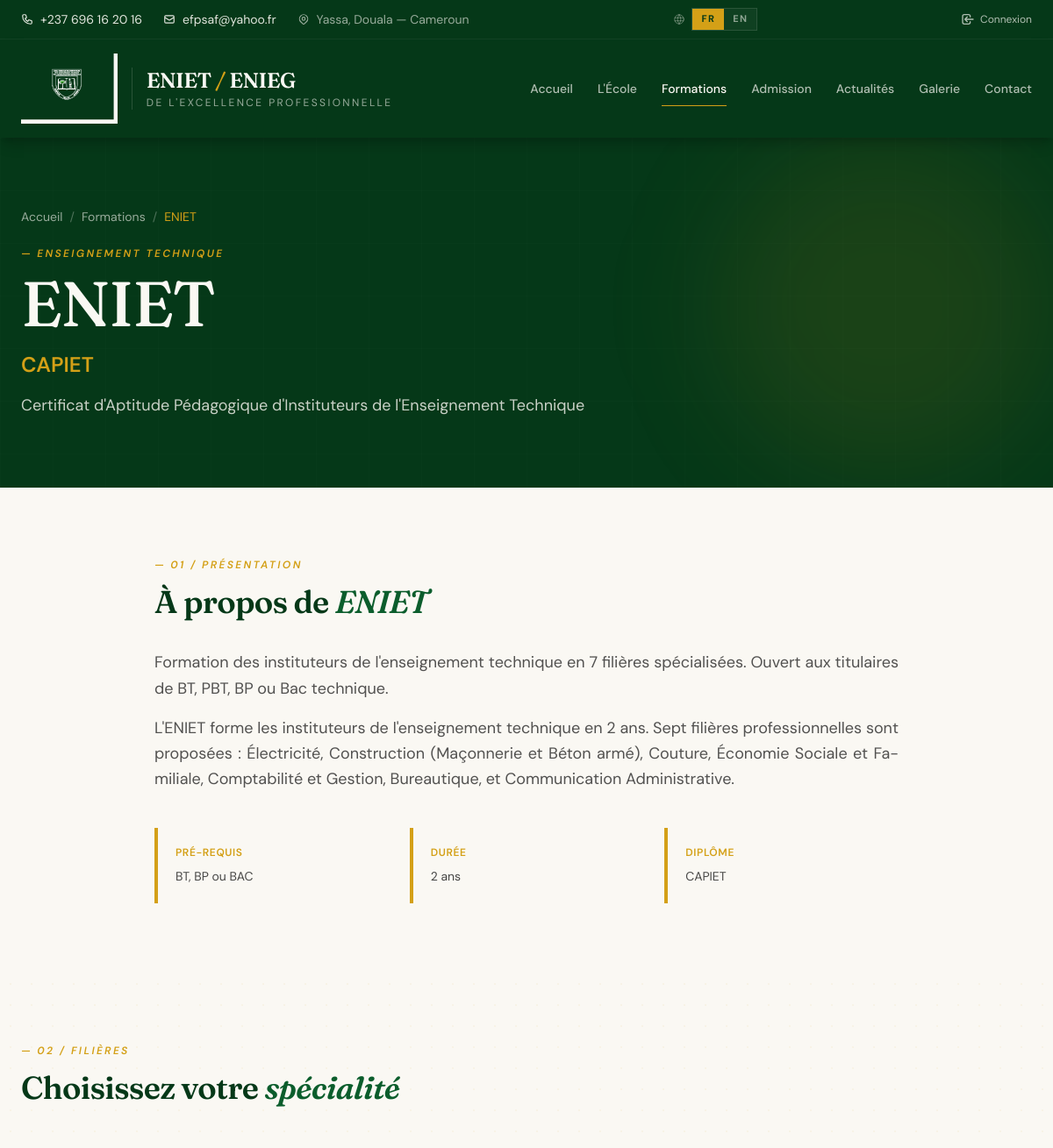
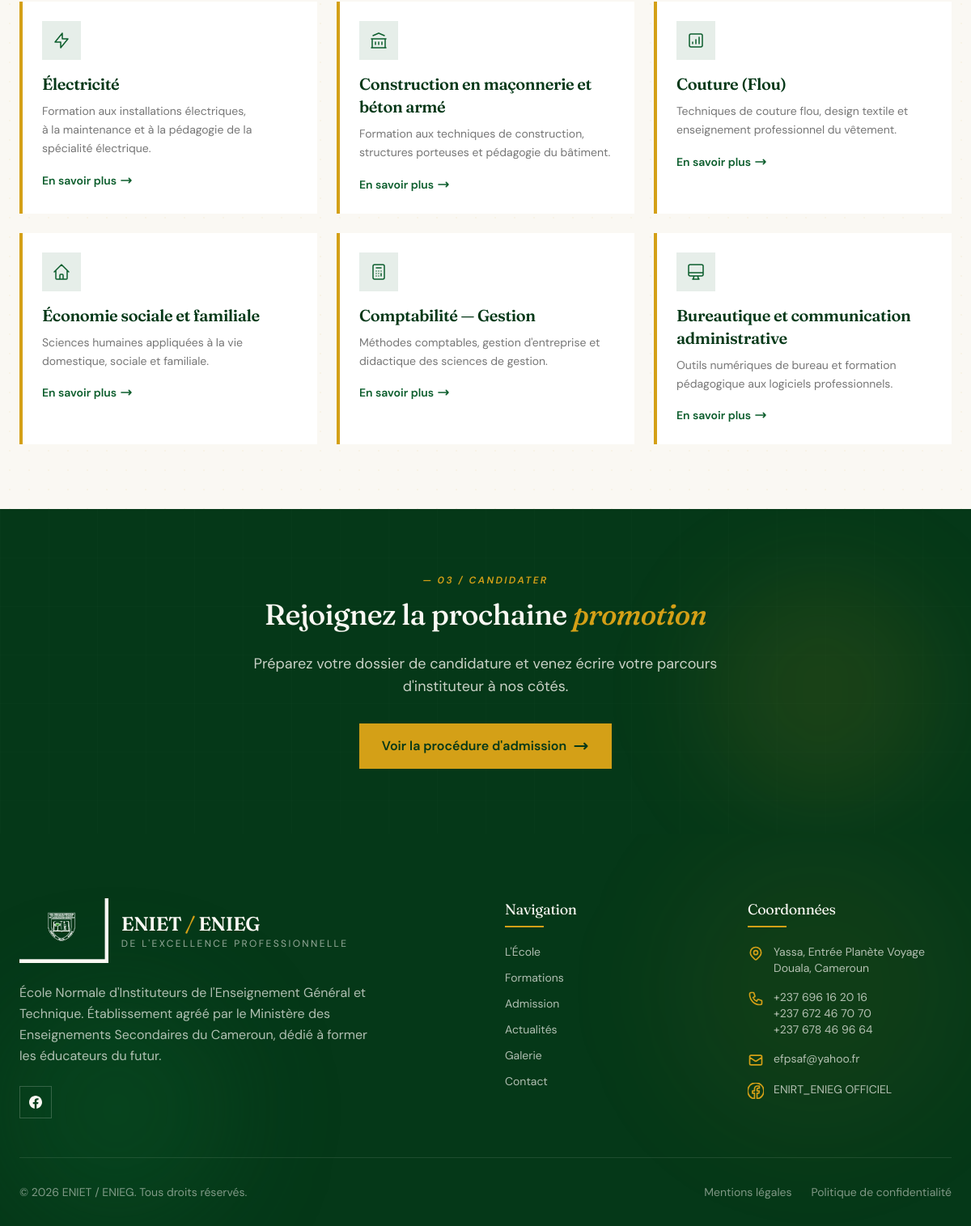
Page /fr/formations/eniet/ on the committed database (2 pictures, top to bottom).
### apps/ecoles/models.py (models this page shows, shortened)
class Ecole(TimeStampedModel):
    class TypeEcole(models.TextChoices):
        GENERAL = 'general', _('Enseignement Général')
        TECHNIQUE = 'technique', _('Enseignement Technique')
    nom = models.CharField(
        _('Nom complet'),
        max_length=200,
        help_text=_('Ex: École Normale d\'Instituteurs de l\'Enseignement Général'),
    )
    sigle = models.CharField(
        _('Sigle'),
        max_length=10,
        unique=True,  # ← unique=True : empêche deux écoles avec le même sigle
        help_text=_('Ex: ENIEG ou ENIET'),
    )
    slug = models.SlugField(
        _('Slug URL'),
        max_length=20,
        unique=True,
        help_text=_('Identifiant pour l\'URL, en minuscules sans accents'),
    )
    type_ecole = models.CharField(
        _('Type'),
        max_length=20,
        choices=TypeEcole.choices,
    )
    diplome_prepare = models.CharField(
        _('Diplôme préparé'),
        max_length=100,
        help_text=_('Ex: CAPIEMP ou CAPIET'),
    )
    diplome_complet = models.CharField(
        _('Intitulé complet du diplôme'),
        max_length=300,
        help_text=_('Ex: Certificat d\'Aptitude Pédagogique d\'Instituteurs...'),
    )
    description_courte = models.TextField(
        _('Description courte'),
        max_length=500,
        help_text=_('Affichée sur la page d\'accueil et la liste des écoles'),
    )
    description_longue = models.TextField(
        _('Description détaillée'),
        blank=True,
        help_text=_('Affichée sur la page admission de l\'école'),
    )
    pre_requis = models.TextField(
        _('Pré-requis d\'admission'),
        help_text=_('Diplômes acceptés : Bac, BT, BP, etc.'),
    )
    duree_formation = models.CharField(
        _('Durée de la formation'),
        max_length=50,
        default='2 ans',
    )
    frais_concours = models.PositiveIntegerField(
        _('Frais de concours (FCFA)'),
        default=12000,
        help_text=_('Frais d\'inscription au concours, non remboursables'),
    )
    frais_inscription_non_remboursable = models.PositiveIntegerField(
        _('Inscription non remboursable (FCFA)'),
        default=25000,
    )
    matiere_oeuvre = models.PositiveIntegerField(
        _('Matière d\'œuvre (FCFA)'),
        default=0,
        help_text=_('Frais de matière d\'œuvre - 0 pour ENIEG, 25000 pour ENIET'),
    )
    ordre = models.PositiveSmallIntegerField(
        _('Ordre d\'affichage'),
        default=0,
    )
    actif = models.BooleanField(_('Actif'), default=True)
    class Meta:
        verbose_name = _('École')
        verbose_name_plural = _('Écoles')
        ordering = ['ordre', 'sigle']

class Filiere(TimeStampedModel):
    ecole = models.ForeignKey(
        Ecole,
        on_delete=models.CASCADE,
        related_name='filieres',  # → ecole.filieres.all()
        verbose_name=_('École'),
    )
    nom = models.CharField(
        _('Nom de la filière'),
        max_length=150,
        help_text=_('Ex: Électricité, Couture, Bureautique'),
    )
    slug = models.SlugField(
        _('Slug URL'),
        max_length=50,
        help_text=_('Identifiant pour l\'URL (sans accent, en minuscules)'),
    )
    description_courte = models.CharField(
        _('Description courte'),
        max_length=250,
        help_text=_('Phrase d\'accroche affichée sur les cartes'),
    )
    description_longue = models.TextField(
        _('Description détaillée'),
        blank=True,
        help_text=_('Présentation complète, affichée sur la page de détail'),
    )
    debouches = models.TextField(
        _('Débouchés professionnels'),
        blank=True,
        help_text=_('Métiers et opportunités après la formation'),
    )
    competences_acquises = models.TextField(
        _('Compétences acquises'),
        blank=True,
        help_text=_('Une compétence par ligne'),
    )
    matieres_principales = models.TextField(
        _('Matières principales'),
        blank=True,
        help_text=_('Une matière par ligne'),
    )
    icone = models.CharField(
        _('Icône'),
        max_length=20,
        default='briefcase',
        help_text=_('Identifiant d\'icône : bolt, building, scissors, chart, computer...'),
    )
    image = models.ImageField(
        _('Image illustrative'),
        upload_to='filieres/',
        blank=True,
        null=True,
        help_text=_('Photo d\'illustration de la filière'),
    )
    ordre = models.PositiveSmallIntegerField(
        _('Ordre d\'affichage'),
        default=0,
    )
    actif = models.BooleanField(_('Actif'), default=True)
    class Meta:
        verbose_name = _('Filière')
        verbose_name_plural = _('Filières')
        ordering = ['ecole', 'ordre', 'nom']
        unique_together = [['ecole', 'slug']]
    def get_absolute_url(self):
        from django.urls import reverse
        return reverse('ecoles:filiere_detail', kwargs={
            'ecole_slug': self.ecole.slug,
            'filiere_slug': self.slug,
        })

### apps/ecoles/views.py (the view)
# urls.py: path('<slug:ecole_slug>/', views.ecole_detail_view, name='ecole_detail'),
def ecole_detail_view(request, ecole_slug):
    ecole = get_object_or_404(
        Ecole.objects.prefetch_related('filieres', 'tranches'),
        slug=ecole_slug,
        actif=True,
    )
    filieres = ecole.filieres.filter(actif=True).order_by('ordre', 'nom')
    tranches = ecole.tranches.order_by('annee', 'numero_tranche')
    return render(request, 'ecoles/ecole_detail.html', {
        'ecole': ecole,
        'filieres': filieres,
        'tranches': tranches,
    })

### apps/core/context_processors.py (called while the page is built, shortened)
def tinymce_key(request):
    return {
        'TINYMCE_API_KEY': getattr(settings, 'TINYMCE_API_KEY', '')
    }

def site_settings(request):
    return {
        'site_settings': SiteSettings.load(),
    }

def dashboard_badges(request):
    if not request.user.is_authenticated:
        return {}

### apps/pages/models.py (called while the page is built)
    @classmethod
    def load(cls):
        obj, created = cls.objects.get_or_create(pk=1)
        return obj

### templates/ecoles/ecole_detail.html (shortened to what this page needs)
{% extends "base_public.html" %}
{% load i18n humanize %}
{% block content %}
<section class="bg-primary-darker text-cream relative overflow-hidden py-20">
    <div class="absolute inset-0 opacity-30 pointer-events-none"
         style="background-image: linear-gradient(rgba(255,255,255,0.04) 1px, transparent 1px), linear-gradient(90deg, rgba(255,255,255,0.04) 1px, transparent 1px); background-size: 60px 60px;">
    </div>
    <div class="absolute top-0 right-0 w-96 h-96 bg-accent/10 rounded-full blur-3xl pointer-events-none"></div>
    <div class="relative max-w-7xl mx-auto px-6">
        <nav class="flex items-center gap-2 text-sm text-cream/60 mb-6">
            <a href="{% url 'core:home' %}" class="hover:text-accent transition-colors">{% trans "Accueil" %}</a>
            <span class="text-cream/30">/</span>
            <a href="{% url 'ecoles:formations_list' %}" class="hover:text-accent transition-colors">{% trans "Formations" %}</a>
            <span class="text-cream/30">/</span>
            <span class="text-accent">{{ ecole.sigle }}</span>
        </nav>
        <div>
            <div class="text-xs uppercase tracking-[0.2em] text-accent font-semibold italic mb-3">
                — {{ ecole.get_type_ecole_display }}
            </div>
            <h1 class="font-serif text-5xl md:text-7xl font-medium leading-[1.05] mb-4">
                {{ ecole.sigle }}
            </h1>
            <div class="text-2xl text-accent font-semibold mb-4">
                {{ ecole.diplome_prepare }}
            </div>
            <p class="text-cream/80 text-lg max-w-3xl">
                {{ ecole.diplome_complet }}
            </p>
        </div>
    </div>
</section>
<section class="py-20">
    <div class="max-w-4xl mx-auto px-6">
        <div class="text-xs uppercase tracking-[0.2em] text-accent font-semibold italic mb-3">
            — 01 / {% trans "Présentation" %}
        </div>
        <h2 class="font-serif text-3xl md:text-4xl text-primary-darker font-semibold leading-tight mb-8">
            {% trans "À propos de" %} <span class="italic text-primary">{{ ecole.sigle }}</span>
        </h2>
        <div class="space-y-4 text-ink/75 text-lg leading-relaxed">
            <p>{{ ecole.description_courte }}</p>
            {% if ecole.description_longue %}
                <p>{{ ecole.description_longue }}</p>
            {% endif %}
        </div>
        <div class="grid sm:grid-cols-3 gap-6 mt-10">
            <div class="bg-cream border-l-4 border-accent p-5">
                <div class="text-xs uppercase tracking-wider text-accent font-semibold mb-2">
                    {% trans "Pré-requis" %}
                </div>
                <div class="text-ink/80 text-sm leading-relaxed">{{ ecole.pre_requis }}</div>
            </div>
            <div class="bg-cream border-l-4 border-accent p-5">
                <div class="text-xs uppercase tracking-wider text-accent font-semibold mb-2">
                    {% trans "Durée" %}
                </div>
                <div class="text-ink/80 text-sm leading-relaxed">{{ ecole.duree_formation }}</div>
            </div>
            <div class="bg-cream border-l-4 border-accent p-5">
                <div class="text-xs uppercase tracking-wider text-accent font-semibold mb-2">
                    {% trans "Diplôme" %}
                </div>
                <div class="text-ink/80 text-sm leading-relaxed">{{ ecole.diplome_prepare }}</div>
            </div>
        </div>
    </div>
</section>
{% if filieres %}
<section class="py-20 bg-cream relative">
    <div class="relative max-w-7xl mx-auto px-6">
        <div class="max-w-2xl mb-12">
            <div class="text-xs uppercase tracking-[0.2em] text-accent font-semibold italic mb-3">
                — 02 / {% trans "Filières" %}
            </div>
            <h2 class="font-serif text-3xl md:text-4xl text-primary-darker font-semibold leading-tight">
                {% trans "Choisissez votre" %} <span class="italic text-primary">{% trans "spécialité" %}</span>
            </h2>
        </div>
        <div class="grid sm:grid-cols-2 lg:grid-cols-3 gap-6">
            {% for filiere in filieres %}
                <a href="{{ filiere.get_absolute_url }}"
                   class="bg-white border-l-4 border-accent p-6 group hover:-translate-y-1 transition-all duration-300 hover:shadow-lg block">
                    <div class="w-12 h-12 bg-primary/10 flex items-center justify-center mb-4 group-hover:bg-primary transition-colors">
                        {% include "ecoles/partials/icone_filiere.html" with icone=filiere.icone %}
                    </div>
                    <h3 class="font-serif text-xl text-primary-darker font-semibold mb-2 group-hover:text-primary transition-colors">
                        {{ filiere.nom }}
                    </h3>
                    <p class="text-sm text-ink/60 leading-relaxed mb-4">
                        {{ filiere.description_courte }}
                    </p>
                    <span class="inline-flex items-center gap-1 text-primary text-sm font-semibold group-hover:gap-2 transition-all">
                        {% trans "En savoir plus" %}
                        <svg class="w-4 h-4" fill="none" stroke="currentColor" viewBox="0 0 24 24">
                            <path stroke-linecap="round" stroke-linejoin="round" stroke-width="2.5" d="M17 8l4 4m0 0l-4 4m4-4H3"/>
                        </svg>
                    </span>
                </a>
            {% endfor %}
        </div>
    </div>
</section>
{% endif %}
<section class="py-20 bg-primary-darker text-cream relative overflow-hidden">
    <div class="absolute inset-0 opacity-30 pointer-events-none"
         style="background-image: linear-gradient(rgba(255,255,255,0.04) 1px, transparent 1px), linear-gradient(90deg, rgba(255,255,255,0.04) 1px, transparent 1px); background-size: 60px 60px;">
    </div>
    <div class="absolute top-20 right-10 w-72 h-72 bg-accent/10 rounded-full blur-3xl pointer-events-none"></div>
    <div class="relative max-w-4xl mx-auto px-6 text-center">
        <div class="text-xs uppercase tracking-[0.2em] text-accent font-semibold italic mb-3">
            — {% if filieres %}03{% else %}02{% endif %} / {% trans "Candidater" %}
        </div>
        <h2 class="font-serif text-3xl md:text-4xl font-medium leading-tight mb-6">
            {% trans "Rejoignez la prochaine" %} <span class="italic text-accent">{% trans "promotion" %}</span>
        </h2>
        <p class="text-cream/80 text-lg mb-8 max-w-2xl mx-auto">
        </p>
        <a href="{% url 'ecoles:admission' %}" class="inline-flex items-center gap-2 bg-accent hover:bg-accent-light text-primary-darker font-semibold px-7 py-4 transition-all hover:gap-3 group">
            {% trans "Voir la procédure d'admission" %}
            <svg class="w-5 h-5 transition-transform group-hover:translate-x-1" fill="none" stroke="currentColor" viewBox="0 0 24 24">
                <path stroke-linecap="round" stroke-linejoin="round" stroke-width="2.5" d="M17 8l4 4m0 0l-4 4m4-4H3"/>
            </svg>
        </a>
    </div>
</section>
{% endblock %}

### templates/ecoles/partials/icone_filiere.html (shortened to what this page needs)
{% if icone == 'bolt' %}
    <svg class="w-6 h-6 text-primary group-hover:text-cream transition-colors" fill="none" stroke="currentColor" viewBox="0 0 24 24">
        <path stroke-linecap="round" stroke-linejoin="round" stroke-width="1.5" d="M13 10V3L4 14h7v7l9-11h-7z"/>
    </svg>
{% elif icone == 'building' %}
    <svg class="w-6 h-6 text-primary group-hover:text-cream transition-colors" fill="none" stroke="currentColor" viewBox="0 0 24 24">
        <path stroke-linecap="round" stroke-linejoin="round" stroke-width="1.5" d="M3 21h18M3 10h18M5 6l7-3 7 3M4 10v11M20 10v11M8 14v3M12 14v3M16 14v3"/>
    </svg>
{% elif icone == 'scissors' %}
    <svg class="w-6 h-6 text-primary group-hover:text-cream transition-colors" fill="none" stroke="currentColor" viewBox="0 0 24 24">
        <path stroke-linecap="round" stroke-linejoin="round" stroke-width="1.5" d="M16 8v8m-4-5v5m-4-2v2m-2 4h12a2 2 0 002-2V6a2 2 0 00-2-2H6a2 2 0 00-2 2v12a2 2 0 002 2z"/>
    </svg>
{% elif icone == 'home' %}
    <svg class="w-6 h-6 text-primary group-hover:text-cream transition-colors" fill="none" stroke="currentColor" viewBox="0 0 24 24">
        <path stroke-linecap="round" stroke-linejoin="round" stroke-width="1.5" d="M3 12l2-2m0 0l7-7 7 7M5 10v10a1 1 0 001 1h3m10-11l2 2m-2-2v10a1 1 0 01-1 1h-3m-6 0a1 1 0 001-1v-4a1 1 0 011-1h2a1 1 0 011 1v4a1 1 0 001 1m-6 0h6"/>
    </svg>
{% elif icone == 'chart' %}
    <svg class="w-6 h-6 text-primary group-hover:text-cream transition-colors" fill="none" stroke="currentColor" viewBox="0 0 24 24">
        <path stroke-linecap="round" stroke-linejoin="round" stroke-width="1.5" d="M9 7h6m0 10v-3m-3 3h.01M9 17h.01M9 14h.01M12 14h.01M15 11h.01M12 11h.01M9 11h.01M7 21h10a2 2 0 002-2V5a2 2 0 00-2-2H7a2 2 0 00-2 2v14a2 2 0 002 2z"/>
    </svg>
{% elif icone == 'computer' %}
    <svg class="w-6 h-6 text-primary group-hover:text-cream transition-colors" fill="none" stroke="currentColor" viewBox="0 0 24 24">
        <path stroke-linecap="round" stroke-linejoin="round" stroke-width="1.5" d="M9.75 17L9 20l-1 1h8l-1-1-.75-3M3 13h18M5 17h14a2 2 0 002-2V5a2 2 0 00-2-2H5a2 2 0 00-2 2v10a2 2 0 002 2z"/>
    </svg>
{% endif %}

### rows in the picture
Ecole: sigle "ENIET", type_ecole "ENSEIGNEMENT TECHNIQUE", diplome_prepare "CAPIET", diplome_complet "Certificat d'Aptitude Pédagogique d'Instituteurs de l'Enseignement Technique", description_courte "Formation des instituteurs de l'enseignement technique en 7 filières spécialisées. Ouvert aux titulaires de BT, PBT, BP ou Bac technique.", description_longue "L'ENIET forme les instituteurs de l'enseignement technique en 2 ans. Sept filières professionnelles sont proposées : Électricité, Construction (Maçonnerie et Béton armé), Couture, Économie Sociale et Familiale, Comptabilité et Gestion, Bureautique, et Communication Administrative.", pre_requis "BT, BP ou BAC", duree_formation "2 ans"
Filiere: icone "bolt" (drawn), nom "Électricité", description_courte "Formation aux installations électriques, à la maintenance et à la pédagogie de la spécialité électrique."
Filiere: icone "building" (drawn), nom "Construction en maçonnerie et béton armé", description_courte "Formation aux techniques de construction, structures porteuses et pédagogie du bâtiment."
Filiere: icone "scissors" (drawn), nom "Couture (Flou)", description_courte "Techniques de couture flou, design textile et enseignement professionnel du vêtement."
Filiere: icone "home" (drawn), nom "Économie sociale et familiale", description_courte "Sciences humaines appliquées à la vie domestique, sociale et familiale."
Filiere: icone "chart" (drawn), nom "Comptabilité — Gestion", description_courte "Méthodes comptables, gestion d'entreprise et didactique des sciences de gestion."
Filiere: icone "computer" (drawn), nom "Bureautique et communication administrative", description_courte "Outils numériques de bureau et formation pédagogique aux logiciels professionnels."

### other values in the picture
{{ lang_code|upper }} "FR" "EN"
